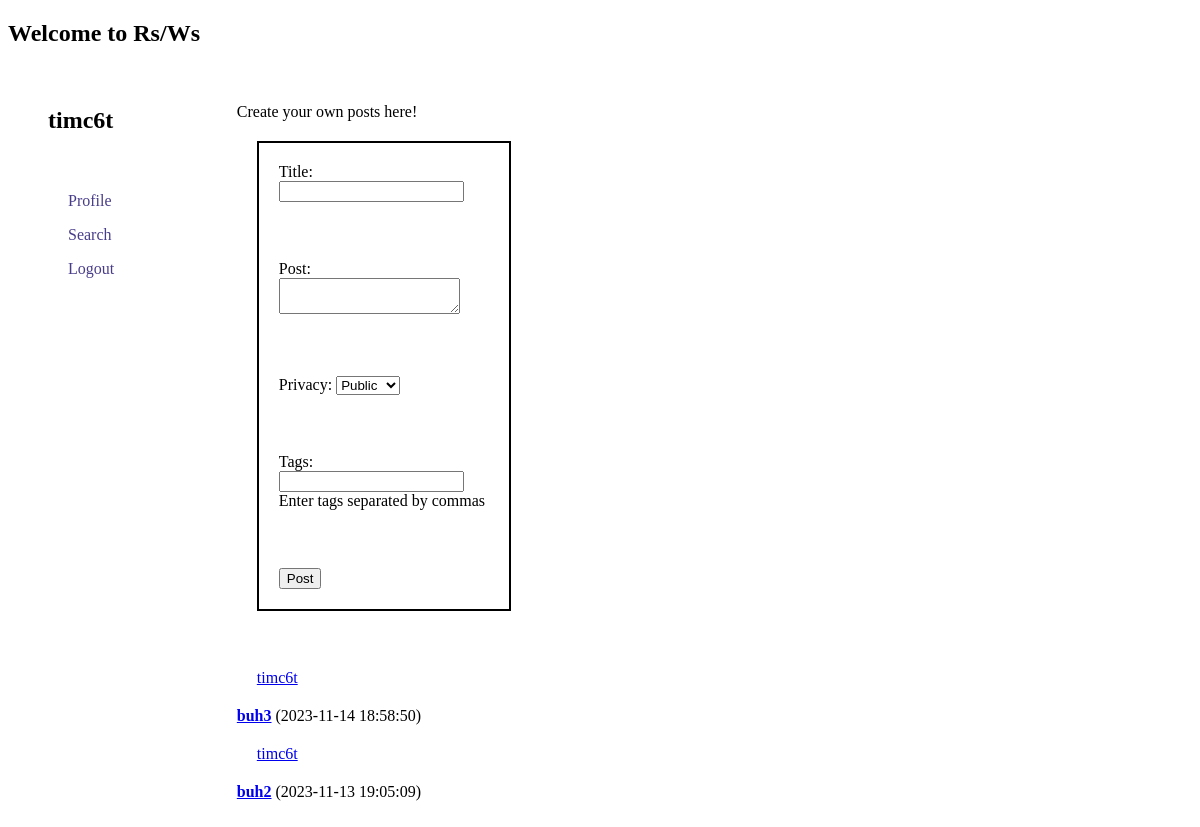
The app's page /dashboard.php (signed in) with its own data.
### tables this page shows
CREATE TABLE `texts` (
  `text_id` int(11) NOT NULL,
  `user_id` int(11) DEFAULT NULL,
  `title` varchar(255) DEFAULT NULL,
  `content` text NOT NULL,
  `is_public` tinyint(1) DEFAULT 1,
  `created_at` timestamp NOT NULL DEFAULT current_timestamp()
);

CREATE TABLE `users` (
  `user_id` int(11) NOT NULL,
  `username` varchar(50) NOT NULL,
  `email` varchar(100) NOT NULL,
  `password` varchar(255) NOT NULL,
  `activation_key` varchar(100) DEFAULT NULL,
  `profile_image` varchar(255) NOT NULL,
  `is_activated` tinyint(1) DEFAULT 0,
  `created_at` timestamp NOT NULL DEFAULT current_timestamp()
);

### dashboard.php (the view, shortened to what this page needs)
<?php
require_once "config.php";
$user_id = $_SESSION["user_id"];
$tags = [];
$sql_user = "SELECT username, profile_image FROM users WHERE user_id = ?";
if ($stmt_user = mysqli_prepare($link, $sql_user)) {
    mysqli_stmt_bind_param($stmt_user,"s", $user_id);
    if (mysqli_stmt_execute($stmt_user)) {
        mysqli_stmt_store_result($stmt_user);
        mysqli_stmt_bind_result($stmt_user, $username, $profile_image);
    } else {
        echo "Error fetching user data: " . mysqli_error($link);
        exit;
    }
} else {
    echo "Error preparing user query: " . mysqli_error($link);
    exit;
}
$sql_posts = "SELECT u.username AS post_user, t.text_id, t.user_id, t.title, t.content, t.created_at
              FROM texts t
              INNER JOIN users u ON t.user_id = u.user_id
              WHERE t.user_id = ? OR t.user_id IN (SELECT following_id FROM follows WHERE follower_id = ?)
              ORDER BY t.created_at DESC";
?>
<!DOCTYPE html>
<html lang="en">
<head>
    <link rel="stylesheet" href="styles.css">
</head>
<body>
    <h2>Welcome to Rs/Ws</h2>
    <div class="body">
        <div id="profile-navbar">
            <?php
                echo "<h2>$username</h2><br>";
            ?>
            <div id="navbar">
                <p><a class="no-line-navbar" href="profile.php">Profile</a></p>
                <p><a class="no-line-navbar" href="search.php">Search</a></p>
                <p><a class="no-line-navbar" href="logout.php">Logout</a></p>
            </div>
        </div>
        <div id="posts-dashboard">
            <p>Create your own posts here!</p>
            <div class=posting>
                <form method="POST" action="upload_text.php">
                    <div>
                        <label for="title">Title:</label>
                        <input type="text" id="title" name="title" required>
                    </div><br>
                    <div>
                        <label for="content">Post:</label><br>
                        <textarea name="content" maxlength="512" required></textarea>
                    </div><br>
                    <div>
                        <label for="is_public">Privacy:</label>
                        <select name="is_public">
                            <option value="public">Public</option>
                        </select>
                    </div><br>
                    <div>
                        <label>Tags:</label>
                        <input type="text" name="tags" value="<?php echo implode(', ', $tags); ?>"><br>
                        <span>Enter tags separated by commas</span>
                    </div><br>
                    <div>
                        <input type="submit" value="Post">
                    </div>
                </form>
            </div>
            <br>
            <p>
                <?php
                    if ($stmt_posts = mysqli_prepare($link, $sql_posts)) {
                        mysqli_stmt_bind_param($stmt_posts,"ss", $user_id, $user_id);
                        if (mysqli_stmt_execute($stmt_posts)) {
                            $result_posts = mysqli_stmt_get_result($stmt_posts);
                            while ($row = mysqli_fetch_assoc($result_posts)) {
                                $post_user_id = $row["user_id"];
                                $text_id = $row["text_id"];
                                $post_user = $row["post_user"];
                                $post_title = $row["title"];
                                $post_creation = $row["created_at"];
                                echo "<p><div class='username_post'><a href='profile.php?username=$post_user'>$post_user</a></div> <strong><a href='posts.php?user_id=$post_user_id&text_id=$text_id'>$post_title</a></strong> ($post_creation)</p>";
                            }
                        } else {
                            echo "Error fetching posts: " . mysqli_error($link);
                        }
                    } else {
                        echo "Error preparing posts query: " . mysqli_error($link);
                    }
                ?>
            </p>
        </div>
    </div>
</body>
</html>

### styles.css (style rules this page uses)
.body { display: flex; justify-content: space-between; margin: 20px; }
.posting { border: 2px solid black; width: 250px; }
textarea { resize: vertical; }
#posts-dashboard { width: 80%; }
#profile-navbar { flex: 1; }
.no-line-navbar { text-decoration: none; color: darkslateblue }
div { margin: 20px; }

### records on screen
texts: user.username "timc6t", title "buh3", created_at "2023-11-14 18:58:50"
texts: user.username "timc6t", title "buh2", created_at "2023-11-13 19:05:09"

### other values on screen
$username "timc6t"
